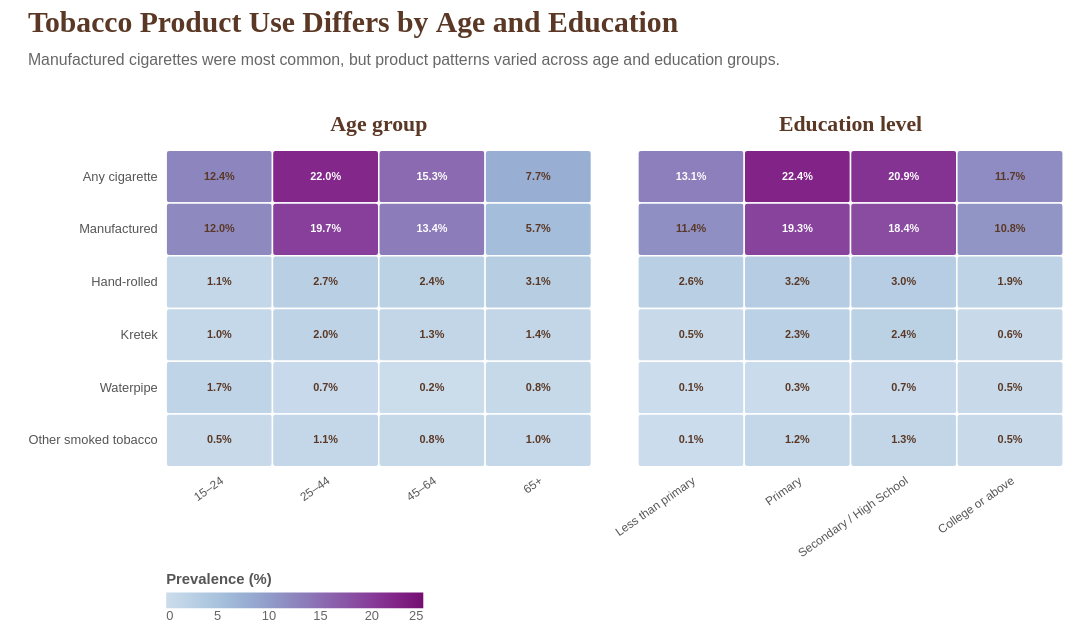

The Vega-Lite source for this figure:
### Vega-Lite specification from a JSON file in a GitHub repository (floating-point values rounded to 4 significant figures)
{"$schema": "https://vega.github.io/schema/vega-lite/v5.json", "padding": {"left": 28, "right": 28, "top": 8, "bottom": 22}, "title": {"text": "Tobacco Product Use Differs by Age and Education", "subtitle": "Manufactured cigarettes were most common, but product patterns varied across age and education groups.", "font": "Georgia", "fontSize": 30, "fontWeight": 700, "color": "#5a3825", "subtitleFont": "Arial", "subtitleFontSize": 16, "subtitleFontWeight": 400, "subtitleColor": "#666666", "subtitlePadding": 15, "anchor": "start", "offset": 45}, "data": {"values": [{"Aspect": "Age group", "Group": "15–24", "Tobacco_Type": "Any cigarette", "Prevalence": 12.4}, {"Aspect": "Age group", "Group": "15–24", "Tobacco_Type": "Manufactured", "Prevalence": 12.0}, {"Aspect": "Age group", "Group": "15–24", "Tobacco_Type": "Hand-rolled", "Prevalence": 1.1}, {"Aspect": "Age group", "Group": "15–24", "Tobacco_Type": "Kretek", "Prevalence": 1.0}, {"Aspect": "Age group", "Group": "15–24", "Tobacco_Type": "Waterpipe", "Prevalence": 1.7}, {"Aspect": "Age group", "Group": "15–24", "Tobacco_Type": "Other smoked tobacco", "Prevalence": 0.5}, {"Aspect": "Age group", "Group": "25–44", "Tobacco_Type": "Any cigarette", "Prevalence": 22.0}, {"Aspect": "Age group", "Group": "25–44", "Tobacco_Type": "Manufactured", "Prevalence": 19.7}, {"Aspect": "Age group", "Group": "25–44", "Tobacco_Type": "Hand-rolled", "Prevalence": 2.7}, {"Aspect": "Age group", "Group": "25–44", "Tobacco_Type": "Kretek", "Prevalence": 2.0}, {"Aspect": "Age group", "Group": "25–44", "Tobacco_Type": "Waterpipe", "Prevalence": 0.7}, {"Aspect": "Age group", "Group": "25–44", "Tobacco_Type": "Other smoked tobacco", "Prevalence": 1.1}, {"Aspect": "Age group", "Group": "45–64", "Tobacco_Type": "Any cigarette", "Prevalence": 15.3}, {"Aspect": "Age group", "Group": "45–64", "Tobacco_Type": "Manufactured", "Prevalence": 13.4}, {"Aspect": "Age group", "Group": "45–64", "Tobacco_Type": "Hand-rolled", "Prevalence": 2.4}, {"Aspect": "Age group", "Group": "45–64", "Tobacco_Type": "Kretek", "Prevalence": 1.3}, {"Aspect": "Age group", "Group": "45–64", "Tobacco_Type": "Waterpipe", "Prevalence": 0.2}, {"Aspect": "Age group", "Group": "45–64", "Tobacco_Type": "Other smoked tobacco", "Prevalence": 0.8}, {"Aspect": "Age group", "Group": "65+", "Tobacco_Type": "Any cigarette", "Prevalence": 7.7}, {"Aspect": "Age group", "Group": "65+", "Tobacco_Type": "Manufactured", "Prevalence": 5.7}, {"Aspect": "Age group", "Group": "65+", "Tobacco_Type": "Hand-rolled", "Prevalence": 3.1}, {"Aspect": "Age group", "Group": "65+", "Tobacco_Type": "Kretek", "Prevalence": 1.4}, {"Aspect": "Age group", "Group": "65+", "Tobacco_Type": "Waterpipe", "Prevalence": 0.8}, {"Aspect": "Age group", "Group": "65+", "Tobacco_Type": "Other smoked tobacco", "Prevalence": 1.0}, {"Aspect": "Education level", "Group": "Less than primary", "Tobacco_Type": "Any cigarette", "Prevalence": 13.1}, {"Aspect": "Education level", "Group": "Less than primary", "Tobacco_Type": "Manufactured", "Prevalence": 11.4}, {"Aspect": "Education level", "Group": "Less than primary", "Tobacco_Type": "Hand-rolled", "Prevalence": 2.6}, {"Aspect": "Education level", "Group": "Less than primary", "Tobacco_Type": "Kretek", "Prevalence": 0.5}, {"Aspect": "Education level", "Group": "Less than primary", "Tobacco_Type": "Waterpipe", "Prevalence": 0.1}, {"Aspect": "Education level", "Group": "Less than primary", "Tobacco_Type": "Other smoked tobacco", "Prevalence": 0.1}, {"Aspect": "Education level", "Group": "Primary", "Tobacco_Type": "Any cigarette", "Prevalence": 22.4}, {"Aspect": "Education level", "Group": "Primary", "Tobacco_Type": "Manufactured", "Prevalence": 19.3}, {"Aspect": "Education level", "Group": "Primary", "Tobacco_Type": "Hand-rolled", "Prevalence": 3.2}, {"Aspect": "Education level", "Group": "Primary", "Tobacco_Type": "Kretek", "Prevalence": 2.3}, {"Aspect": "Education level", "Group": "Primary", "Tobacco_Type": "Waterpipe", "Prevalence": 0.3}, {"Aspect": "Education level", "Group": "Primary", "Tobacco_Type": "Other smoked tobacco", "Prevalence": 1.2}, {"Aspect": "Education level", "Group": "Secondary / High School", "Tobacco_Type": "Any cigarette", "Prevalence": 20.9}, {"Aspect": "Education level", "Group": "Secondary / High School", "Tobacco_Type": "Manufactured", "Prevalence": 18.4}, {"Aspect": "Education level", "Group": "Secondary / High School", "Tobacco_Type": "Hand-rolled", "Prevalence": 3.0}, {"Aspect": "Education level", "Group": "Secondary / High School", "Tobacco_Type": "Kretek", "Prevalence": 2.4}, {"Aspect": "Education level", "Group": "Secondary / High School", "Tobacco_Type": "Waterpipe", "Prevalence": 0.7}, {"Aspect": "Education level", "Group": "Secondary / High School", "Tobacco_Type": "Other smoked tobacco", "Prevalence": 1.3}, {"Aspect": "Education level", "Group": "College or above", "Tobacco_Type": "Any cigarette", "Prevalence": 11.7}, {"Aspect": "Education level", "Group": "College or above", "Tobacco_Type": "Manufactured", "Prevalence": 10.8}, {"Aspect": "Education level", "Group": "College or above", "Tobacco_Type": "Hand-rolled", "Prevalence": 1.9}, {"Aspect": "Education level", "Group": "College or above", "Tobacco_Type": "Kretek", "Prevalence": 0.6}, {"Aspect": "Education level", "Group": "College or above", "Tobacco_Type": "Waterpipe", "Prevalence": 0.5}, {"Aspect": "Education level", "Group": "College or above", "Tobacco_Type": "Other smoked tobacco", "Prevalence": 0.5}]}, "facet": {"column": {"field": "Aspect", "type": "nominal", "sort": ["Age group", "Education level"], "header": {"title": null, "labelFont": "Georgia", "labelFontSize": 22, "labelFontWeight": 700, "labelColor": "#5a3825", "labelPadding": 14}}}, "spec": {"width": 430, "height": 320, "layer": [{"mark": {"type": "rect", "stroke": "#ffffff", "strokeWidth": 1.5, "cornerRadius": 3}, "encoding": {"x": {"field": "Group", "type": "nominal", "title": null, "sort": ["15–24", "25–44", "45–64", "65+", "Less than primary", "Primary", "Secondary / High School", "College or above"], "axis": {"labelFont": "Arial", "labelFontSize": 12, "labelColor": "#555555", "labelAngle": -35, "labelPadding": 8, "domain": false, "ticks": false}}, "y": {"field": "Tobacco_Type", "type": "nominal", "title": null, "sort": ["Any cigarette", "Manufactured", "Hand-rolled", "Kretek", "Waterpipe", "Other smoked tobacco"], "axis": {"labelFont": "Arial", "labelFontSize": 13, "labelColor": "#555555", "labelPadding": 8, "domain": false, "ticks": false}}, "color": {"field": "Prevalence", "type": "quantitative", "title": "Prevalence (%)", "scale": {"scheme": "bluepurple", "domain": [0, 25]}, "legend": {"orient": "bottom", "direction": "horizontal", "gradientLength": 260, "titleFont": "Arial", "titleFontSize": 15, "titleFontWeight": 700, "titleColor": "#555555", "labelFont": "Arial", "labelFontSize": 13, "labelColor": "#666666", "offset": 14}}, "tooltip": [{"field": "Aspect", "type": "nominal", "title": "Aspect"}, {"field": "Group", "type": "nominal", "title": "Group"}, {"field": "Tobacco_Type", "type": "nominal", "title": "Tobacco type"}, {"field": "Prevalence", "type": "quantitative", "title": "Prevalence (%)", "format": ".1f"}]}}, {"transform": [{"calculate": "format(datum.Prevalence, '.1f') + '%'", "as": "Label"}], "mark": {"type": "text", "font": "Arial", "fontSize": 11, "fontWeight": 700, "align": "center", "baseline": "middle"}, "encoding": {"x": {"field": "Group", "type": "nominal", "sort": ["15–24", "25–44", "45–64", "65+", "Less than primary", "Primary", "Secondary / High School", "College or above"]}, "y": {"field": "Tobacco_Type", "type": "nominal", "sort": ["Any cigarette", "Manufactured", "Hand-rolled", "Kretek", "Waterpipe", "Other smoked tobacco"]}, "text": {"field": "Label"}, "color": {"condition": {"test": "datum.Prevalence >= 13", "value": "#ffffff"}, "value": "#5a3825"}}}]}, "resolve": {"scale": {"color": "shared", "x": "independent"}}, "config": {"background": "#ffffff", "view": {"stroke": null}, "legend": {"titleFont": "Arial", "labelFont": "Arial"}}}
